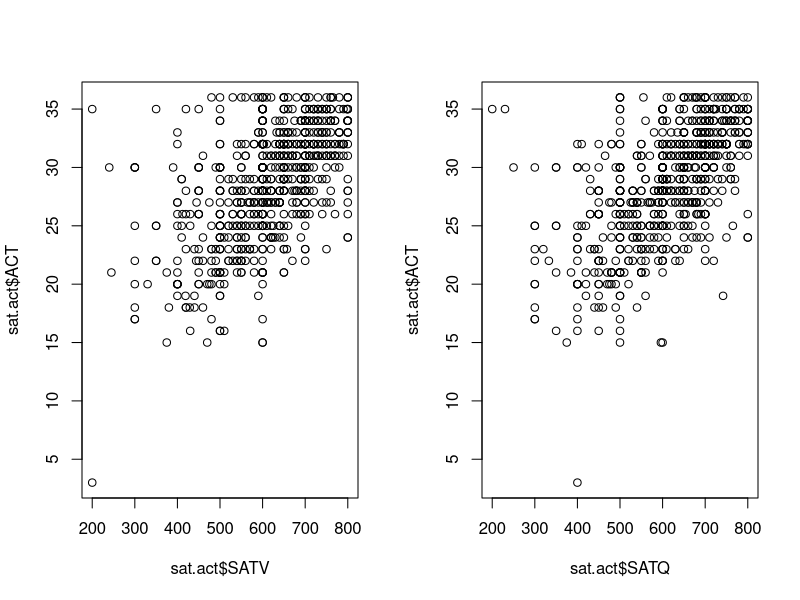
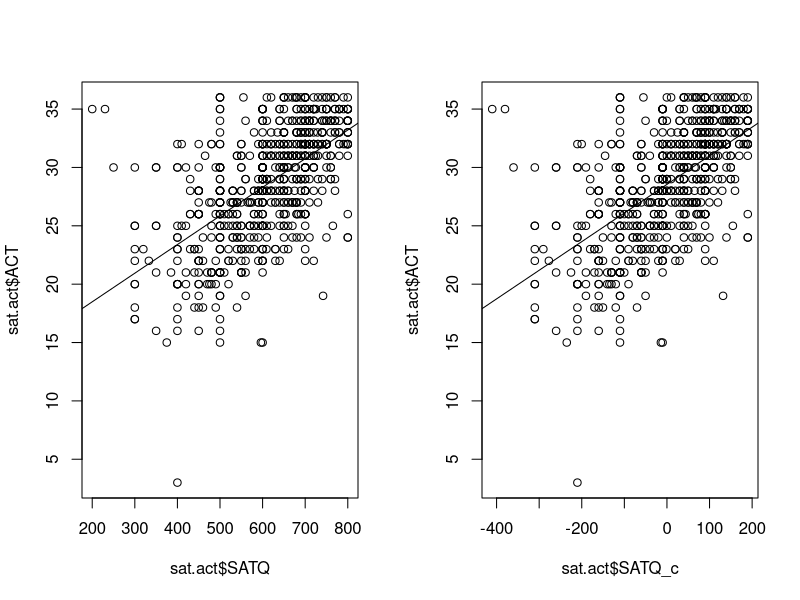

Write the R code that produced these figures, in order. (Note: this script raises an error after producing the figures.)
## ---- chunk 1
options(htmltools.dir.version = FALSE)
# see: https://github.com/yihui/xaringan
# install.packages("xaringan")
# see: 
# https://github.com/yihui/xaringan/wiki
# https://github.com/gnab/remark/wiki/Markdown
options(width=110)
options(digits = 4)
## ---- chunk 2
require(psych)
data(sat.act)
sat.act$gender <- factor(sat.act$gender, 1:2, labels = c("male", "female"))
sat.act$education <- factor(sat.act$education)
summary(sat.act) # alternatively: psych::describe(sat.act)
sat.act <- na.omit(sat.act)
## ---- chunk 3
par(mfrow=c(1,2))
plot(sat.act$SATV, sat.act$ACT)
plot(sat.act$SATQ, sat.act$ACT)
## ---- chunk 4
m1 <- lm(ACT ~ SATQ, sat.act)
summary(m1)
## ---- chunk 5
coef(m1)
## ---- chunk 6
plot(sat.act$SATQ, sat.act$ACT)
abline(m1)
## ---- chunk 7
sat.act$SATQ_c <- sat.act$SATQ - mean(sat.act$SATQ, na.rm = TRUE)
sat.act$SATV_c <- sat.act$SATV - mean(sat.act$SATV)
m2 <- lm(ACT ~ SATQ_c, sat.act)
summary(m2)
## ---- chunk 8
coef(m2)
## ---- chunk 9
plot(sat.act$SATQ_c, sat.act$ACT)
abline(m2)
## ---- chunk 10
coef(lm(ACT ~ SATQ_c + SATV_c, sat.act))   # a
coef(lm(ACT ~ SATQ_c : SATV_c, sat.act))   # b
coef(lm(ACT ~ 0 + SATQ_c:SATV_c, sat.act)) # c
## ---- chunk 11
coef(lm(ACT ~ SATQ_c*SATV_c, sat.act))     # d
coef(lm(ACT ~ 0+SATQ_c*SATV_c, sat.act))   # e
## ---- chunk 12
str(sat.act) ## alternatively tibble::glimpse(sat.act)
## ---- chunk 13
m3 <- lm(ACT ~ gender, sat.act)
summary(m3)
## ---- chunk 14
op <- options(width = 40)
require(dplyr)
## ---- chunk 15
mean(sat.act$ACT)
sat.act %>% group_by(gender) %>%
  summarise(m = mean(ACT))
## ---- chunk 16
sat.act %>% group_by(gender) %>%
  summarise(m = mean(ACT)) %>%
  {.$m[2] - .$m[1]}
## ---- chunk 17
options(op)
## ---- chunk 18
model.matrix(ACT ~ gender, sat.act[1:5,])
## ---- chunk 19
model.matrix(ACT ~ gender, sat.act[1:5,])
## ---- chunk 20
afex::set_sum_contrasts()
## ---- chunk 21
model.matrix(ACT ~ gender, sat.act[1:5,])
## ---- chunk 22
m4 <- lm(ACT ~ gender, sat.act)
summary(m4)
## ---- chunk 23
op <- options(width = 40)
## ---- chunk 24
mean(sat.act$ACT)
sat.act %>% group_by(gender) %>%
  summarise(m = mean(ACT))
sat.act %>% group_by(gender) %>%
  summarise(m = mean(ACT)) %>% 
  summarise(mean(m))

## ---- chunk 25
options(op)
## ---- chunk 26
afex::set_default_contrasts() # or set_treatment_contrasts()
## ---- chunk 27
op <- options(width = 70)
## ---- chunk 28
m5 <- lm(ACT ~ gender*education, sat.act)
coef(m5)
## ---- chunk 29
sat.act %>% 
  group_by(gender,education) %>%
  summarise(mean(ACT))
## ---- chunk 30
options(op)
## ---- chunk 31
afex::set_sum_contrasts() # or set_effects_contrasts() or set_deviation_contrasts()
## ---- chunk 32
op <- options(width = 70)
## ---- chunk 33
m6 <- lm(ACT ~ gender*education, sat.act)
coef(m6)
## ---- chunk 34
sat.act %>% 
  group_by(gender,education) %>%
  summarise(m = mean(ACT)) %>% 
  ungroup() %>% 
  summarise(mean(m))
## ---- chunk 35
options(op)
## ---- chunk 36
levels(sat.act$gender)
levels(sat.act$education)
## ---- chunk 37
coef(lm(ACT ~ gender, sat.act))                  # a: 2
coef(lm(ACT ~ 0+gender, sat.act))                # b: 2
coef(lm(ACT ~ gender+education, sat.act))        # c: 7
coef(lm(ACT ~ 0+gender+education, sat.act))      # d: 7
## ---- chunk 38
coef(lm(ACT ~ gender:education, sat.act))        # e: 13
coef(lm(ACT ~ 0+gender:education, sat.act))      # f: 12
## ---- chunk 39
op <- options(width = 70)
## ---- chunk 40
afex::set_sum_contrasts()
m6 <- lm(ACT ~ gender*education, sat.act)
summary(m6)
## ---- chunk 41
sat.act %>% 
  group_by(gender, education) %>%
  summarise(m = mean(ACT)) %>% 
  ungroup() %>% 
  summarise(mean(m))
## ---- chunk 42
options(op)
## ---- chunk 43
require(car) # Companion to Applied Regression (Fox & Weisberg, 2011)
Anova(m6, type = 3)
## ---- chunk 44
library("emmeans")      # or: library("emmeans")
emmeans(m6, ~education) # or: emmeans(m6, ~education)
## ---- chunk 45
pairs(emmeans(m6,~education),adjust='holm')
## ---- chunk 46
library("afex")
sat.act$id <- factor(1:nrow(sat.act))
(a1 <- aov_car(ACT ~ gender+Error(id), sat.act))

## ---- chunk 47
sat_long <- tidyr::gather(
  sat.act, key = "SAT_type", 
  value = "SAT_value", SATV, SATQ)
## ---- chunk 48
(a2 <- aov_car(SAT_value ~ gender*SAT_type+
                 Error(id/SAT_type), sat_long))
emmeans(a2, c("gender", "SAT_type"))
## ---- chunk 49
data("Machines", package = "MEMSS")
str(Machines)
## ---- chunk 50
library("tidyverse")
## ---- chunk 51
library("tidyverse")
Machines %>% group_by(Machine) %>% 
  summarise(m = mean(score), se = sd(score)/sqrt(n()))
## ---- chunk 52
ggplot(Machines, aes(x = Machine, y = score)) +
  geom_point() + 
  facet_wrap(~ Worker) + 
  theme_light()
## ---- chunk 53
mach_agg <- Machines %>% 
  group_by(Worker, Machine) %>% 
  summarise(score = mean(score))
## ---- chunk 54
ggplot(mach_agg, aes(x = Machine, y = score)) + geom_point()
## ---- chunk 55
afex::set_sum_contrasts()
mmach <- lm(score ~ Machine, mach_agg)
car::Anova(mmach, type = 3)
## ---- chunk 56
library("emmeans")
pairs(emmeans(mmach, "Machine"), 
      adjust = "holm")
## ---- chunk 57
dm1 <- Machines %>% 
  filter(Worker == "1")
## ---- chunk 58
m1 <- lm(score ~ Machine, dm1)
car::Anova(m1, type = 3)
## ---- chunk 59
a1 <- aov_car(score ~ Error(Worker/Machine), Machines)
a1
## ---- chunk 60
pairs(emmeans(a1, "Machine"), 
      adjust = "holm")
## ---- chunk 61
pairs(emmeans(mmach, "Machine"), 
      adjust = "holm")  ## no pooling results
